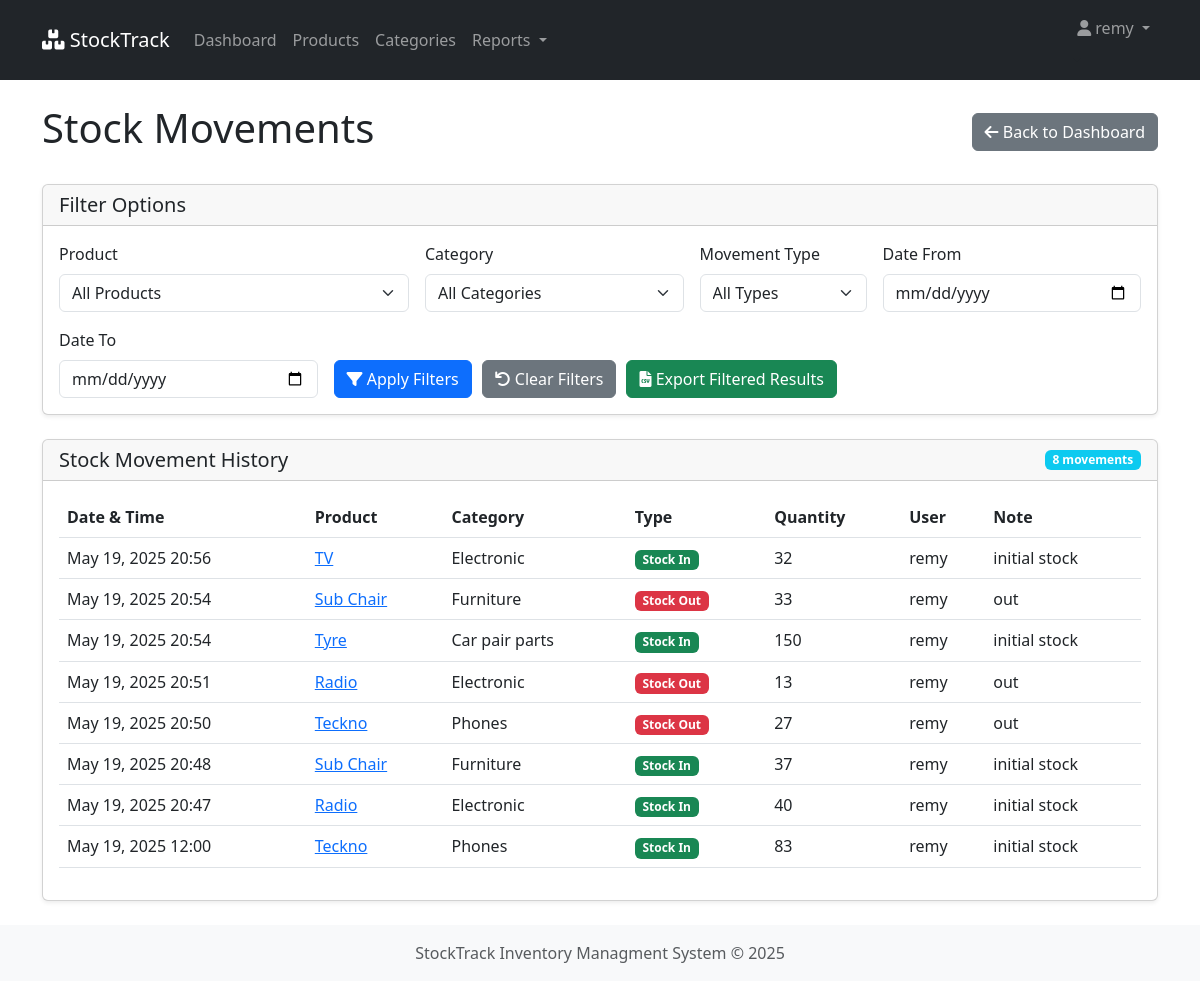
The app's page /movements/ (signed in), older data.
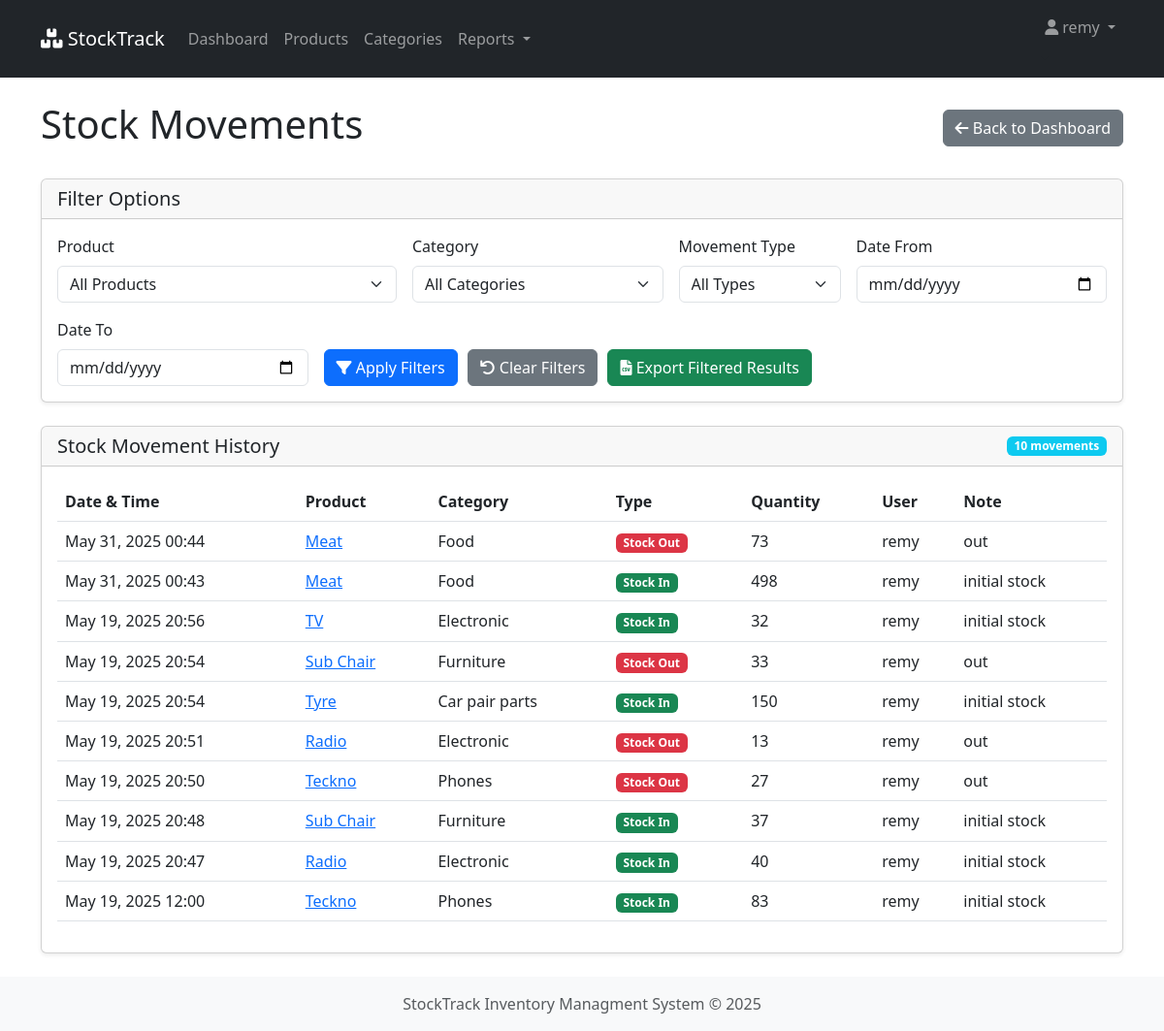
The same page, newer data.
### inventory/models.py (models this page shows, shortened)
class StockMovement(models.Model):
    MOVEMENT_TYPES = (
        ('in', 'Stock In'),
        ('out', 'Stock Out'),
    )
    product = models.ForeignKey(Product, on_delete=models.CASCADE, related_name="movements")
    quantity = models.IntegerField()
    movement_type = models.CharField(max_length=3, choices=MOVEMENT_TYPES, db_index=True)
    note = models.TextField(blank=True, null=True)
    created_by = models.ForeignKey(User, on_delete=models.CASCADE)
    created_at = models.DateTimeField(auto_now_add=True, db_index=True)
    class Meta:
        ordering = ['-created_at'] # New movement first

class Product(models.Model):
    name = models.CharField(max_length=255, db_index=True)
    description = models.TextField(blank=True, null=True)
    category = models.ForeignKey(Category, on_delete=models.CASCADE, related_name='products')
    price = models.DecimalField(max_digits=10, decimal_places=2, db_index=True)
    quantity = models.IntegerField(default=0, db_index=True)
    minimum_stock = models.IntegerField(default=10)
    created_by = models.ForeignKey(User, on_delete=models.CASCADE)
    created_at = models.DateTimeField(auto_now_add=True)
    updated_at = models.DateTimeField(auto_now=True)

class Category(models.Model):
    name = models.CharField(max_length=255, unique=True, db_index=True)
    description = models.TextField(blank=True, null=True)
    created_at = models.DateTimeField(auto_now_add=True)
    class Meta:
        verbose_name_plural = "categories"
        ordering = ['name']

### inventory/views.py (the view)
# urls.py: path('movements/',views.all_movements, name='all_movements'),
@never_cache
@login_required
def all_movements(request):
    user_profile = request.user.profile.first()
    """View to display all stock movements with filtering options"""
    movements = StockMovement.objects.select_related('product', 'created_by', 'product__category').order_by('-created_at')
    if user_profile.is_staff and not user_profile.is_manager:
        movements = movements.filter(created_by=request.user)
    product_filter = request.GET.get('product')
    category_filter = request.GET.get('category')
    type_filter = request.GET.get('type')
    date_from = request.GET.get('date_from')
    date_to = request.GET.get('date_to')
    if product_filter:
        movements = movements.filter(product_id=product_filter)
    if category_filter:
        movements = movements.filter(product__category_id=category_filter)
    if type_filter in ['in', 'out']:
        movements = movements.filter(movement_type=type_filter)
    if date_from:
        try:
            date_from = datetime.strptime(date_from, '%Y-%m-%d').date()
            movements = movements.filter(created_at__date__gte=date_from)
        except ValueError:
            pass
    if date_to:
        try:
            date_to = datetime.strptime(date_to, '%Y-%m-%d').date()
            movements = movements.filter(created_at__date__lte=date_to)
        except ValueError:
            pass
    products = Product.objects.all().order_by('name')
    categories = Category.objects.all().order_by('name')
    paginator = Paginator(movements, 25)
    page_number = request.GET.get('page')
    page_obj = paginator.get_page(page_number)
    context = {
        'movements': page_obj,
        'products': products,
        'categories': categories,
        'product_filter': product_filter,
        'category_filter': category_filter,
        'type_filter': type_filter,
        'date_from': date_from,
        'date_to': date_to,
        'user_profile': user_profile,
    }
    return render(request, 'inventory/all_movements.html', context)

### inventory/models.py (called while the page is built)
    @property
    def is_manager(self):
        return self.role == 'manager'

    @property
    def is_staff(self):
        return self.role == 'staff'

### inventory/templates/inventory/all_movements.html (shortened to what this page needs)
{% extends 'inventory/base.html' %}
{% load static %}
{% block content %}
<div class="d-flex justify-content-between align-items-center mb-4">
    <h1>Stock Movements</h1>
    <a href="{% url 'dashboard' %}" class="btn btn-secondary">
        <i class="fas fa-arrow-left"></i> Back to Dashboard
    </a>
</div>
<div class="card mb-4">
    <div class="card-header">
        <h5 class="mb-0">Filter Options</h5>
    </div>
    <div class="card-body">
        <form method="get" class="row g-3">
            <div class="col-md-4">
                <label for="product" class="form-label">Product</label>
                <select class="form-select" id="product" name="product">
                    <option value="">All Products</option>
                </select>
            </div>
            <div class="col-md-3">
                <label for="category" class="form-label">Category</label>
                <select class="form-select" id="category" name="category">
                    <option value="">All Categories</option>
                </select>
            </div>
            <div class="col-md-2">
                <label for="type" class="form-label">Movement Type</label>
                <select class="form-select" id="type" name="type">
                    <option value="">All Types</option>
                </select>
            </div>
            <div class="col-md-3">
                <label for="date_from" class="form-label">Date From</label>
                <input type="date" class="form-control" id="date_from" name="date_from" value="{{ date_from|date:'Y-m-d' }}">
            </div>
            <div class="col-md-3">
                <label for="date_to" class="form-label">Date To</label>
                <input type="date" class="form-control" id="date_to" name="date_to" value="{{ date_to|date:'Y-m-d' }}">
            </div>
            <div class="col-md-6">
                <div class="d-flex" style="gap: 10px; margin-top: 32px;">
                    <button type="submit" class="btn btn-primary">
                        <i class="fas fa-filter"></i> Apply Filters
                    </button>
                    <a href="{% url 'all_movements' %}" class="btn btn-secondary">
                        <i class="fas fa-undo"></i> Clear Filters
                    </a>
                    <button type="button" class="btn btn-success" id="exportBtn">
                        <i class="fas fa-file-csv"></i> Export Filtered Results
                    </button>
                </div>
            </div>
        </form>
    </div>
</div>
<div class="card">
    <div class="card-header">
        <div class="d-flex justify-content-between align-items-center">
            <h5 class="mb-0">Stock Movement History</h5>
            <span class="badge bg-info">{{ movements.paginator.count }} movement{{ movements.paginator.count|pluralize }}</span>
        </div>
    </div>
    <div class="card-body">
        <div class="table-responsive">
            <table class="table table-hover">
                <thead>
                    <tr>
                        <th>Date & Time</th>
                        <th>Product</th>
                        <th>Category</th>
                        <th>Type</th>
                        <th>Quantity</th>
                        <th>User</th>
                        <th>Note</th>
                    </tr>
                </thead>
                <tbody>
                    {% for movement in movements %}
                    <tr>
                        <td>{{ movement.created_at|date:"M d, Y H:i" }}</td>
                        <td>
                            <a href="{% url 'product_detail' movement.product.id %}">
                                {{ movement.product.name }}
                            </a>
                        </td>
                        <td>{{ movement.product.category.name }}</td>
                        <td>
                            {% if movement.movement_type == 'in' %}
                            <span class="badge bg-success">Stock In</span>
                            {% else %}
                            <span class="badge bg-danger">Stock Out</span>
                            {% endif %}
                        </td>
                        <td>{{ movement.quantity }}</td>
                        <td>{{ movement.created_by.username }}</td>
                        <td>{{ movement.note|default:"-" }}</td>
                    </tr>
                    {% empty %}
                    <tr>
                        <td colspan="7" class="text-center">No movements found with the selected filters</td>
                    </tr>
                    {% endfor %}
                </tbody>
            </table>
        </div>
    </div>
</div>
{% endblock %}

### inventory/templates/inventory/base.html (shortened to what this page needs)
{% load static %}
<!DOCTYPE html>
<html lang="en">
<head>
    <link rel="stylesheet" href="{% static 'css/style.css'%}">
    <link href="https://cdn.jsdelivr.net/npm/bootstrap@5.3.0/dist/css/bootstrap.min.css" rel="stylesheet">
    <link rel="stylesheet" href="https://cdnjs.cloudflare.com/ajax/libs/font-awesome/6.0.0/css/all.min.css">
</head>
<body>
    {% if user.is_authenticated %}
    <nav class="navbar navbar-expand-lg navbar-dark bg-dark">
        <div class="container">
            <a href="{% url 'dashboard' %}" class="navbar-brand">
                <i class="fas fa-boxes"></i> StockTrack
            </a>
            <div class="collapse navbar-collapse" id="navbarNav">
                <ul class="navbar-nav">
                    <li class="nav-item">
                        <a href="{% url 'dashboard' %}" class="nav-link">Dashboard</a>
                    </li>
                    <li class="nav-item">
                        <a href="{% url 'product_list' %}" class="nav-link">Products</a>
                    </li>
                    <li class="nav-item">
                        <a href="{% url 'category_list' %}" class="nav-link">Categories</a>
                    </li>
                    <li class="nav-item dropdown">
                        <a class="nav-link dropdown-toggle" href="#" id="reportsDropdown" role="button" data-bs-toggle="dropdown">
                            Reports
                        </a>
                    </li>
                </ul>
                <ul class="navbar-nav ms-auto">
                    <li class="nav-item dropdown-toggle">
                        <a href="#" class="nav-link dropdown-toggle" id="userDropdown" role="button" data-bs-toggle="dropdown">
                            <i class="fas fa-user"></i> {{user.username}}
                        </a>
                    </li>
                </ul>
            </div>
        </div>
    </nav>
    {% endif %}
    <div class="container mt-4">
        {% block content %}{% endblock %}
    </div>
    <footer class="footer mt-auto py-3 bg-light">
        <div class="container text-center">
            <span class="text-muted">
                StockTrack Inventory Managment System &copy; {% now "Y" %}
            </span>
        </div>
    </footer>
</body>
</html>

### static/css/style.css (style rules this page uses)
body { min-height: 100vh; display: flex; flex-direction: column; }
.footer { margin-top: auto; }
.card { box-shadow: 0 0.125rem 0.25rem rgba(0, 0, 0, 0.075); margin-bottom: 1.5rem; }
.card-header { font-weight: 500; background-color: #f8f9fa; }
.table { margin-bottom: 0; }
.table th { background-color: #f8f9fa; }
.form-label { font-weight: 500; }

Row changes from the older to the newer data that the page shows:
added StockMovement: created_at "May 31, 2025 00:44", product.name "Meat", product.category.name "Food", movement_type "Stock Out", quantity "73", created_by.username "remy", note "out"
added StockMovement: created_at "May 31, 2025 00:43", product.name "Meat", product.category.name "Food", movement_type "Stock In", quantity "498", created_by.username "remy", note "initial stock"
Text that changed along with them:
{{ movements.paginator.count }}: "8" → "10"
